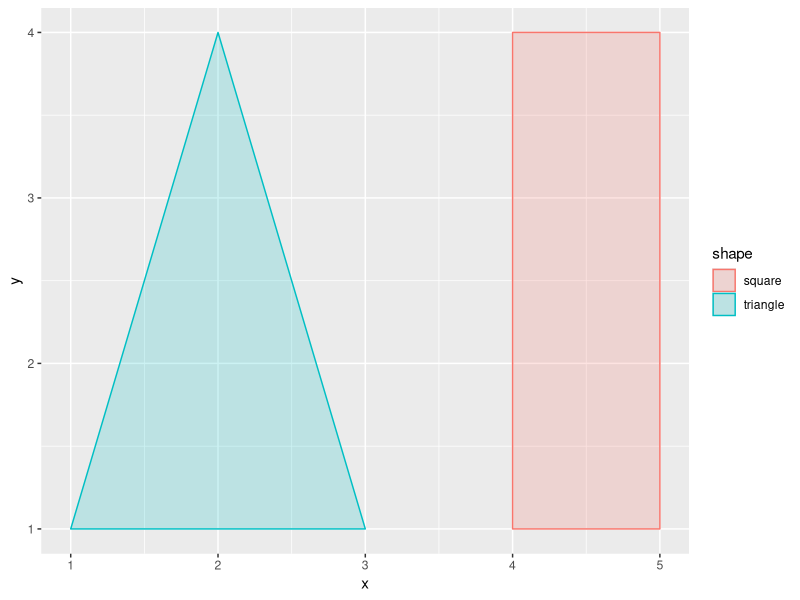
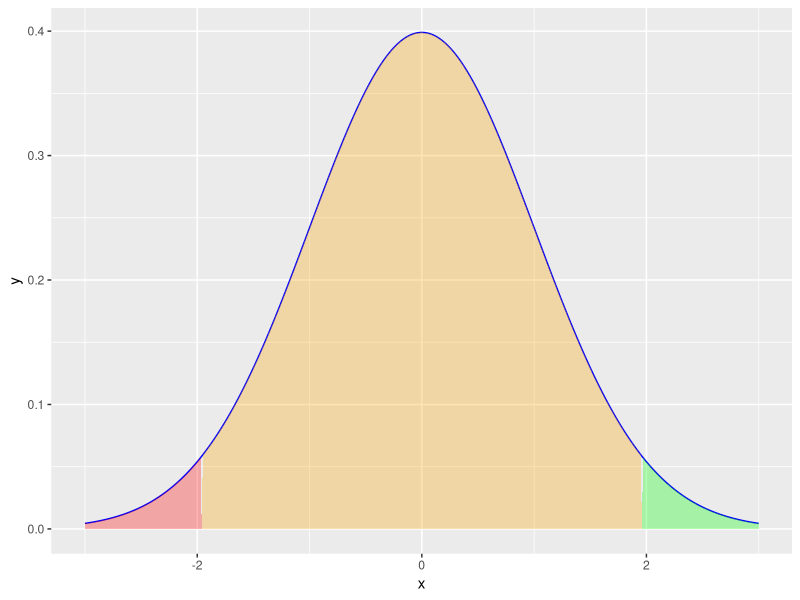
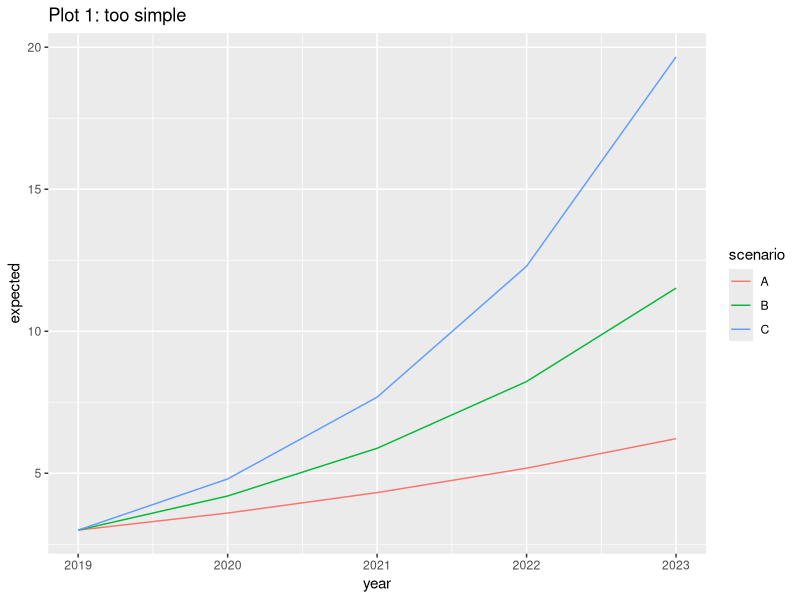
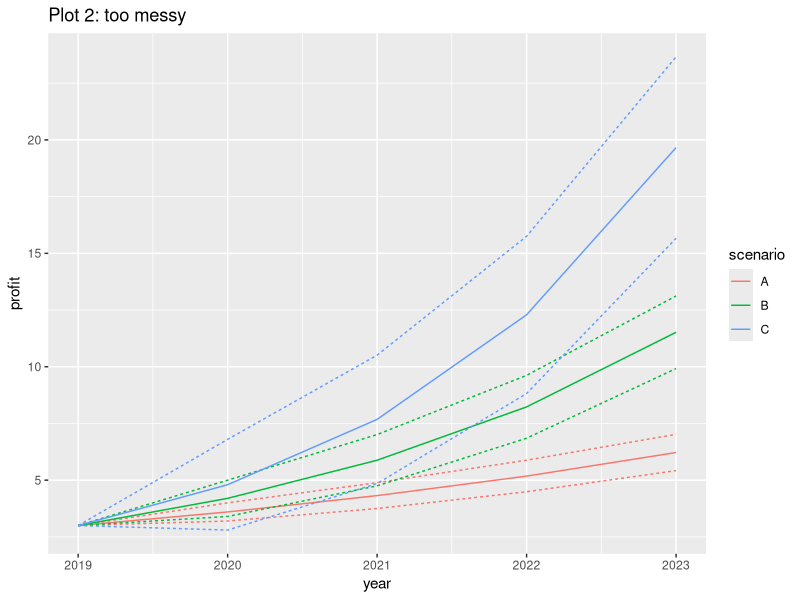
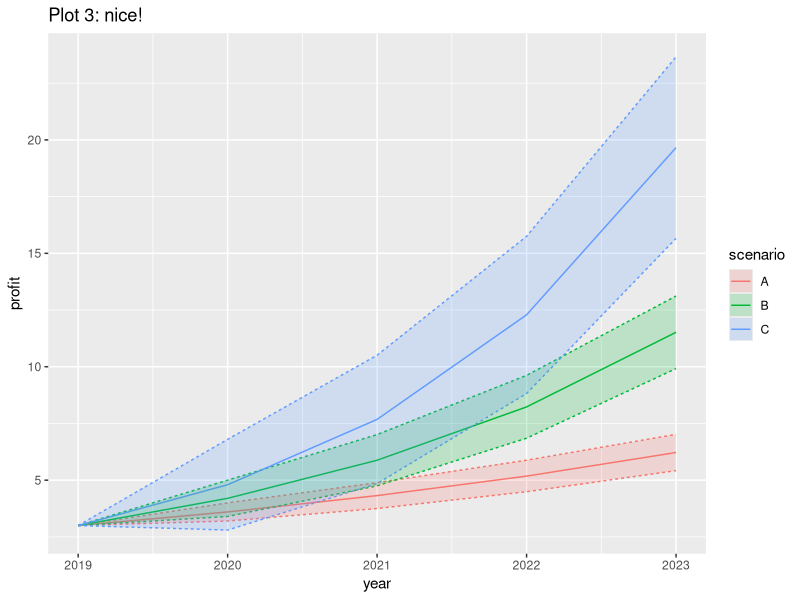

Recreate these plots in R, in order.
#
# Polygons.R : 
#

library("tidyverse")

#
# Ex. 1 : drawing triangle & square    
# -- Note: When drawing a polygon, make sure df stores (x,y) points in drawing order!
df <- data.frame(x=c(1:3,4,5,5,4), y=c(1,4,1,1,1,4,4), 
                  shape=c(rep("triangle",3), rep("square",4)))
ggplot(data=df, mapping=aes(x=x, y=y)) +
  geom_polygon(mapping=aes(color=shape, fill=shape), alpha=0.2)

#
# Ex. 2 : Polygons below bell curve with user defined colors  
#
x <- seq(-3, 3, 0.01)
y <- 1/sqrt(2 * pi) * exp(-0.5 * x**2)
df <- data.frame(x=x, y=y)

left <-  rbind(filter(df, x < -1.96), c(-1.96,0), c(-3,0))
right <- rbind(filter(df, x> 1.96), c(3,0), c(1.96,0))
middle <- rbind( c(-1.96, 0), filter(df, abs(x)< 1.96), c(1.96,0))

ggplot(data=df, mapping=aes(x=x, y=y)) +
  geom_line(color="blue") +
  geom_polygon(data=right, fill="green", alpha=0.3) + 
  geom_polygon(data=left, fill="red", alpha=0.3) +
  geom_polygon(data=middle, fill="orange", alpha=0.3)

#
# Ex. 3: Presenting forecasts in the wonderful world of the tidyverse 
#
library("tidyverse")                                                                                               
df <- read.csv("forecasts.csv")

# Plot 1: too basic

ggplot(data=df, aes(x=year, y=expected)) +
  geom_line(aes(color=scenario)) +
  labs(title ="Plot 1: too simple")

# Plot 2: too messy

# get data in shape first!
long <- df %>% gather(key = "percentile", value="profit", c("low", "expected", "upp"))
long$line <- paste0(long$scenario, ".", long$percentile)
long$is_expected <- ifelse(long$percentile=="expected", "1", "2")
ggplot(data=long, aes(x=year, y=profit)) +
  geom_line(aes(group=line, color=scenario, linetype=is_expected)) +
  labs(title ="Plot 2: too messy") +
  guides(linetype=FALSE)

# Plot 3: Nice! 

filtered.upp <- long %>%
  filter(percentile == "upp")
filtered.low <- long %>%
  filter(percentile == "low") %>% 
  arrange(desc(year))
df2 <- rbind(filtered.upp, filtered.low)

ggplot(data=long, aes(x=year, y=profit)) +
  geom_line(aes(group=line, color=scenario, linetype=is_expected)) +
  geom_polygon(data=df2, aes(fill=scenario), alpha=0.2) +
  labs(title ="Plot 3: nice!") +
  guides(linetype=FALSE)

